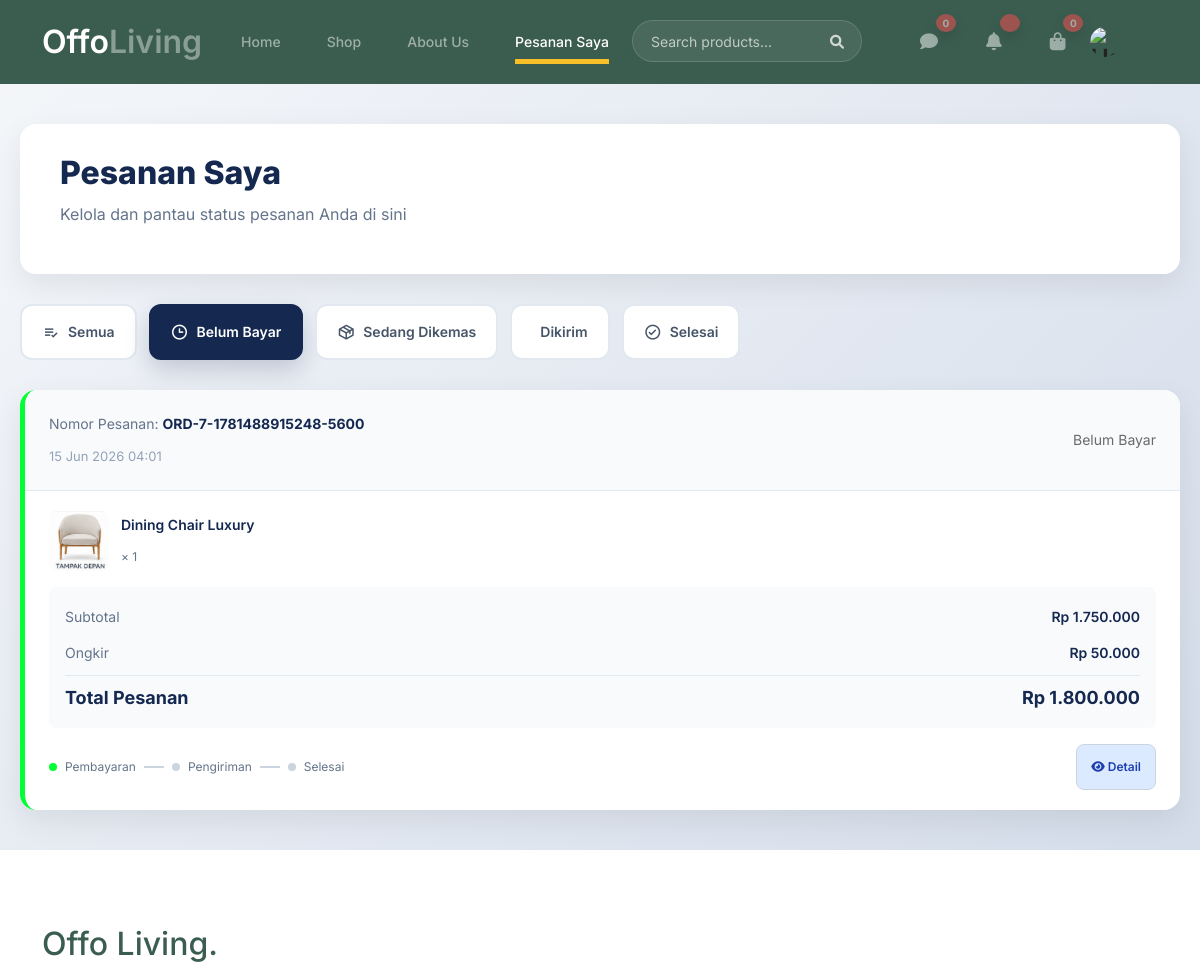
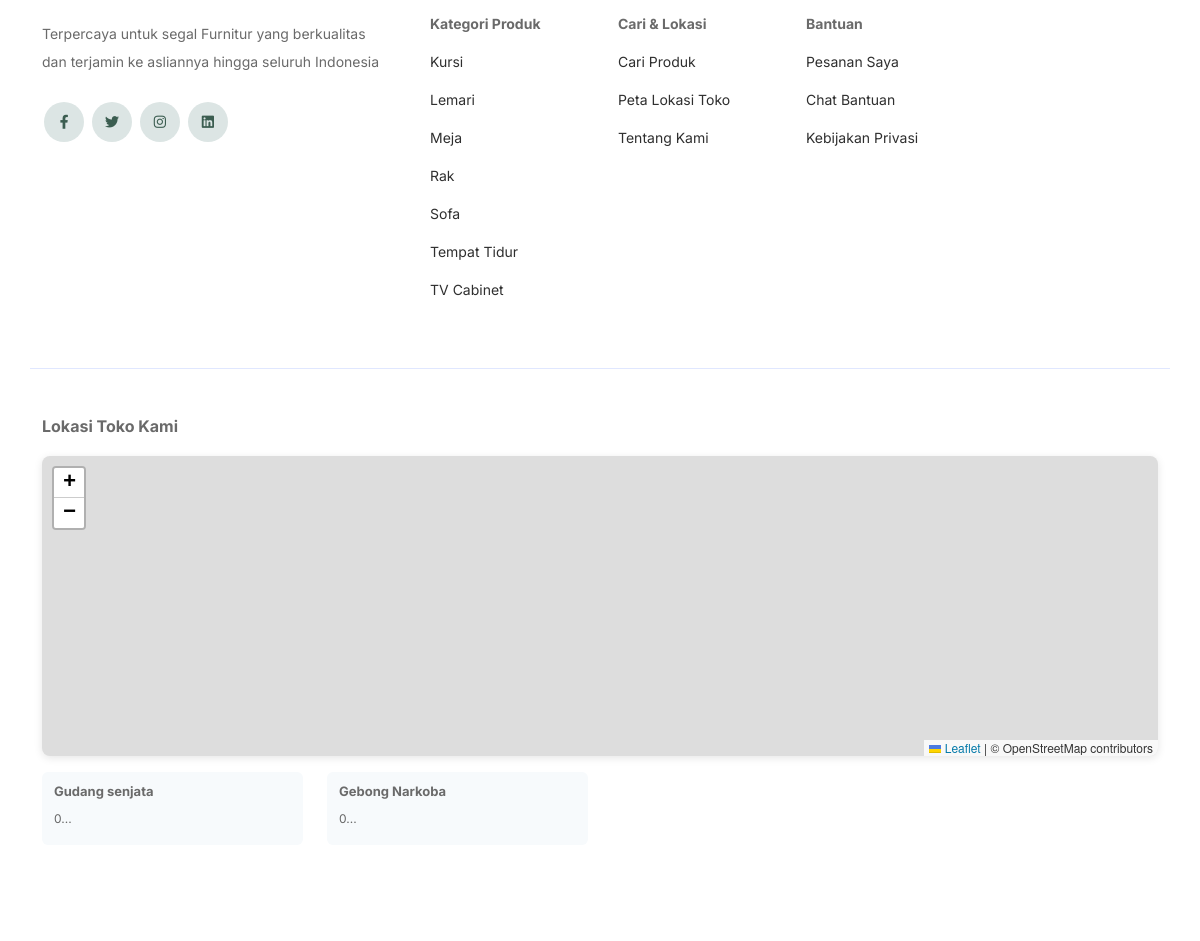
/user-page/pesanan.php?filter=pending (signed in), run on the app's committed database (2 pictures, top to bottom).
### tables this page shows
CREATE TABLE `orders` (
  `id` int(11) NOT NULL,
  `order_id` varchar(100) NOT NULL,
  `user_id` int(11) DEFAULT NULL,
  `payment_method` varchar(100) DEFAULT NULL,
  `payment_status` varchar(50) DEFAULT NULL,
  `status` varchar(50) DEFAULT NULL,
  `total` int(11) DEFAULT 0,
  `discount` int(11) DEFAULT 0,
  `shipping` int(11) DEFAULT 0,
  `voucher` varchar(100) DEFAULT NULL,
  `message` text DEFAULT NULL,
  `address` text DEFAULT NULL,
  `items` text DEFAULT NULL,
  `payment_result` text DEFAULT NULL,
  `timestamp` datetime DEFAULT current_timestamp(),
  `created_at` timestamp NOT NULL DEFAULT current_timestamp(),
  `updated_at` timestamp NOT NULL DEFAULT current_timestamp() ON UPDATE current_timestamp(),
  `delivery_personnel_id` int(11) DEFAULT NULL,
  `tracking_data` longtext DEFAULT NULL CHECK (json_valid(`tracking_data`))
);

CREATE TABLE `categories` (
  `id` int(11) NOT NULL,
  `name` varchar(100) NOT NULL,
  `description` text DEFAULT NULL,
  `created_at` timestamp NOT NULL DEFAULT current_timestamp(),
  `updated_at` timestamp NULL DEFAULT NULL ON UPDATE current_timestamp()
);

CREATE TABLE `store_locations` (
  `id` int(11) NOT NULL,
  `name` varchar(150) NOT NULL,
  `phone` varchar(30) DEFAULT NULL,
  `address` text DEFAULT NULL,
  `latitude` decimal(10,7) NOT NULL,
  `longitude` decimal(10,7) NOT NULL,
  `created_at` timestamp NOT NULL DEFAULT current_timestamp(),
  `updated_at` timestamp NULL DEFAULT NULL ON UPDATE current_timestamp()
);

### user-page/pesanan.php (the view, shortened to what the rows shown need)
<?php
require_once __DIR__ . '/../database/config.php';
$userId = $_SESSION['user_id'];
$orders = [];
$orderTableCheck = $conn->query("SHOW TABLES LIKE 'orders'");
if ($orderTableCheck && $orderTableCheck->num_rows > 0) {
    $stmt = $conn->prepare("SELECT * FROM orders WHERE user_id = ? ORDER BY timestamp DESC");
    if ($stmt) {
        $stmt->bind_param('i', $userId);
        $stmt->execute();
        $result = $stmt->get_result();
        while ($row = $result->fetch_assoc()) {
            if (!empty($row['tracking_data']) && is_string($row['tracking_data'])) {
                $decodedTracking = json_decode($row['tracking_data'], true);
                $row['tracking_data'] = is_array($decodedTracking) ? $decodedTracking : null;
            } else {
                $row['tracking_data'] = null;
            }
            if (!empty($row['delivery_personnel_id'])) {
                $dpStmt = $conn->prepare("SELECT * FROM delivery_personnel WHERE id = ? LIMIT 1");
                $dpStmt->bind_param('i', $row['delivery_personnel_id']);
                $dpStmt->execute();
                $dpResult = $dpStmt->get_result();
                $row['delivery_personnel'] = $dpResult->fetch_assoc();
            }
            $orders[] = $row;
        }
    }
}
$currentFilter = $_GET['filter'] ?? 'all';
$filteredOrders = $orders;
if ($currentFilter !== 'all') {
    $filteredOrders = array_filter($orders, function($order) use ($currentFilter) {
        if ($currentFilter === 'pending') {
            return in_array($order['payment_status'], ['notdone', 'pending', 'cod'], true);
        } elseif ($currentFilter === 'processing') {
            return in_array($order['payment_status'], ['success', 'paid'], true) && in_array($order['status'], ['processing', 'pending'], true);
        } elseif ($currentFilter === 'shipped' || $currentFilter === 'ready') {
            return in_array($order['status'], ['ready', 'dikirim', 'siap_dikirim', 'on_delivery'], true);
        } elseif ($currentFilter === 'completed') {
            return in_array($order['status'], ['completed', 'delivered', 'selesai', 'finished'], true);
        }
        return true;
    });
}
function formatRupiah($value) {
    return 'Rp ' . number_format((int)$value, 0, ',', '.');
}
function formatDate($date) {
    return date('d M Y H:i', strtotime($date));
}
function getStatusBadge($paymentStatus, $orderStatus) {
    if (in_array($paymentStatus, ['notdone', 'pending', 'cod'], true)) {
        return ['class' => 'badge-warning', 'text' => 'Belum Bayar'];
    }
    return ['class' => 'badge-secondary', 'text' => ucfirst(str_replace('_', ' ', $orderStatus))];
}
?>
<!doctype html>
<html lang="id">
<head>
    <link href="../css/bootstrap.min.css" rel="stylesheet">
    <link href="https://cdnjs.cloudflare.com/ajax/libs/font-awesome/6.0.0-beta3/css/all.min.css" rel="stylesheet">
    <link href='https://cdn.jsdelivr.net/npm/boxicons@2.0.9/css/boxicons.min.css' rel='stylesheet'>
    <link href="../css/tiny-slider.css" rel="stylesheet">
    <link href="../css/style.css" rel="stylesheet">
</head>
<body>
    <div class="pesanan-container">
        <div class="pesanan-header">
            <h1 class="pesanan-title">Pesanan Saya</h1>
        </div>
        <?php if (empty($filteredOrders)): ?>
            <div class="order-card">
                <div class="empty-state">
                    <div class="empty-state-icon"><i class="fa fa-inbox"></i></div>
                    <h3 class="empty-state-title">Belum Ada Pesanan</h3>
                    <p class="empty-state-text">Anda belum memiliki pesanan di kategori ini. Mulai berbelanja sekarang!</p>
                    <a href="shop.php" class="empty-state-btn">Belanja Sekarang</a>
                </div>
            </div>
        <?php else: ?>
            <div class="orders-grid">
                <?php foreach ($filteredOrders as $order):
                    $badge = getStatusBadge($order['payment_status'], $order['status']);
                    $items = json_decode($order['items'] ?? '[]', true);
                ?>
                    <div class="order-card">
                        <div class="order-header">
                            <div class="order-info">
                                <div class="order-number">
                                    Nomor Pesanan: <strong><?php echo htmlspecialchars($order['order_id'] ?: ('ID-' . $order['id'])); ?></strong>
                                </div>
                                <div class="order-date">
                                    <?php echo formatDate($order['timestamp']); ?>
                                </div>
                            </div>
                            <div class="order-status-badge">
                                <span class="badge-<?php echo $badge['class']; ?>">
                                    <?php echo $badge['text']; ?>
                                </span>
                            </div>
                        </div>
                        <div class="order-body">
                            <?php if (!empty($items)): ?>
                                <div class="order-items">
                                    <?php foreach (array_slice($items, 0, 2) as $item): ?>
                                        <div class="order-item">
                                            <div class="order-item-img">
                                                <img src="<?php echo htmlspecialchars($item['image'] ?? '../images/product-1.png'); ?>"
                                                     alt="<?php echo htmlspecialchars($item['name'] ?? 'Product'); ?>">
                                            </div>
                                            <div class="order-item-info">
                                                <div class="order-item-name"><?php echo htmlspecialchars($item['name'] ?? 'Product'); ?></div>
                                                <div class="order-item-meta">
                                                    × <?php echo intval($item['quantity'] ?? 1); ?>
                                                </div>
                                            </div>
                                        </div>
                                    <?php endforeach; ?>
                                </div>
                            <?php endif; ?>
                            <div class="order-summary">
                                <div class="order-summary-row">
                                    <span class="order-summary-label">Subtotal</span>
                                    <span class="order-summary-value"><?php echo formatRupiah($order['total'] + $order['discount'] - $order['shipping']); ?></span>
                                </div>
                                <div class="order-summary-row">
                                    <span class="order-summary-label">Ongkir</span>
                                    <span class="order-summary-value"><?php echo formatRupiah($order['shipping']); ?></span>
                                </div>
                                <div class="order-summary-row total">
                                    <span>Total Pesanan</span>
                                    <span><?php echo formatRupiah($order['total']); ?></span>
                                </div>
                            </div>
                            <div class="order-footer">
                                <div class="order-status-progress">
                                    <div class="progress-stage">
                                        <span class="progress-dot <?php echo in_array($order['payment_status'], ['success', 'paid', 'pending', 'cod'], true) ? 'active' : ''; ?>"></span>
                                        Pembayaran
                                        <span class="progress-line <?php echo in_array($order['status'], ['processing', 'ready', 'delivered', 'dikirim', 'siap_dikirim', 'on_delivery', 'completed'], true) ? 'active' : ''; ?>"></span>
                                        <span class="progress-dot <?php echo in_array($order['status'], ['processing', 'ready', 'delivered', 'dikirim', 'siap_dikirim', 'on_delivery', 'completed'], true) ? 'active' : ''; ?>"></span>
                                        Pengiriman
                                        <span class="progress-line <?php echo in_array($order['status'], ['delivered', 'dikirim', 'siap_dikirim', 'on_delivery', 'completed'], true) ? 'active' : ''; ?>"></span>
                                        <span class="progress-dot <?php echo in_array($order['status'], ['delivered', 'dikirim', 'siap_dikirim', 'on_delivery', 'completed'], true) ? 'active' : ''; ?>"></span>
                                        Selesai
                                    </div>
                                </div>
                                <div class="order-actions">
                                    <button class="order-action-btn" onclick="showOrderDetail('<?php echo htmlspecialchars($order['order_id']); ?>', event)" style="background: #dbeafe; color: #1e40af;">
                                        <i class="fa fa-eye"></i> Detail
                                    </button>
                                </div>
                            </div>
                        </div>
                    </div>
                <?php endforeach; ?>
            </div>
        <?php endif; ?>
    </div>
    <?php include 'footer.php'; ?>
</body>
</html>

### user-page/footer.php (shortened to what the rows shown need)
<?php
if (!isset($categories)) {
    $categories = [];
    $catResult = $conn->query("SELECT id, name FROM categories ORDER BY name ASC");
    if ($catResult) {
        while ($row = $catResult->fetch_assoc()) {
            $categories[] = $row;
        }
    }
}
if (!isset($storeLocations)) {
    $storeLocations = [];
    $tableCheck = $conn->query("SHOW TABLES LIKE 'store_locations'");
    if ($tableCheck && $tableCheck->num_rows > 0) {
        $locResult = $conn->query("SELECT id, name, latitude, longitude, address FROM store_locations WHERE latitude IS NOT NULL AND longitude IS NOT NULL ORDER BY id ASC");
        if ($locResult && $locResult->num_rows > 0) {
            while ($row = $locResult->fetch_assoc()) {
                $storeLocations[] = [
                    'id' => (int)$row['id'],
                    'name' => (string)($row['name'] ?? 'Toko'),
                    'latitude' => (float)($row['latitude'] ?? 0),
                    'longitude' => (float)($row['longitude'] ?? 0),
                    'address' => (string)($row['address'] ?? '')
                ];
            }
        }
    }
}
?>
<footer class="footer-section">
    <div class="container relative">
        <div class="row g-5 mb-5">
            <div class="col-lg-8">
                <div class="row links-wrap">
                    <div class="col-6 col-sm-6 col-md-3">
                        <ul class="list-unstyled">
                            <?php foreach ($categories as $cat): ?>
                                <li><a href="shop.php?category=<?php echo urlencode($cat['name']); ?>"><?php echo htmlspecialchars($cat['name']); ?></a></li>
                            <?php endforeach; ?>
                        </ul>
                    </div>
                </div>
            </div>
        </div>
        <?php if (!empty($storeLocations)): ?>
        <div class="row mt-5 pt-5" style="border-top: 1px solid #e0e7ff;">
            <div class="col-12 mt-3">
                <div class="row">
                    <?php foreach ($storeLocations as $idx => $store): ?>
                        <?php if ($idx < 4): ?>
                            <div class="col-6 col-md-3 mb-3">
                                <div style="padding: 12px; background: #f7fafc; border-radius: 6px;">
                                    <h6 style="font-size: 13px; font-weight: 700; margin-bottom: 5px;"><?php echo htmlspecialchars($store['name']); ?></h6>
                                    <p style="font-size: 12px; color: #666; margin: 0;">
                                        <?php echo htmlspecialchars(substr($store['address'] ?? 'Alamat', 0, 40)); ?>...
                                    </p>
                                </div>
                            </div>
                        <?php endif; ?>
                    <?php endforeach; ?>
                </div>
            </div>
        </div>
        <?php endif; ?>
    </div>
</footer>
<link rel="stylesheet" href="https://cdnjs.cloudflare.com/ajax/libs/leaflet/1.9.4/leaflet.min.css" />

### data on the page
orders: order "ORD-7-1781488915248-5600", timestamp "15 Jun 2026 04:01", payment_status+status "Belum Bayar", name "Dining Chair Luxury", quantity "1", formatRupiah($order['total'] + $order['discount'] - $order['shipping']) "Rp 1.750.000", shipping "Rp 50.000", total "Rp 1.800.000"
categories: name "Kursi"
categories: name "Lemari"
categories: name "Meja"
categories: name "Rak"
categories: name "Sofa"
categories: name "Tempat Tidur"
categories: name "TV Cabinet"
store_locations: name "Gudang senjata", address "0"
store_locations: name "Gebong Narkoba", address "0"

### other printed values
$cat['label'] "Semua"
$cat['label'] "Belum Bayar"
$cat['label'] "Sedang Dikemas"
$cat['label'] "Dikirim"
$cat['label'] "Selesai"
